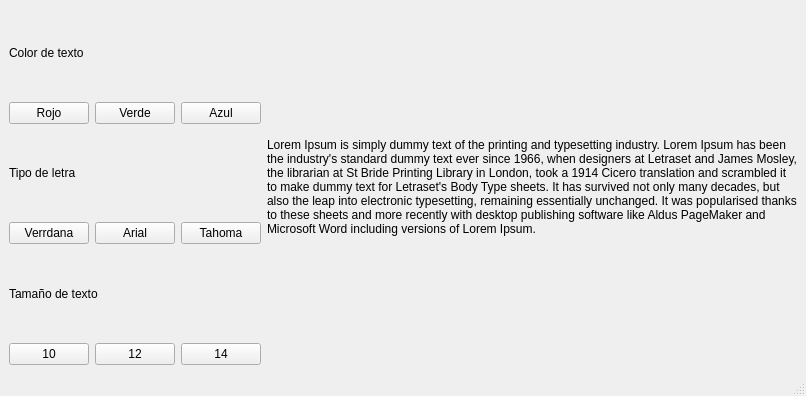
<?xml version="1.0" encoding="UTF-8"?>
<ui version="4.0">
 <class>MainWindow</class>
 <widget class="QMainWindow" name="MainWindow">
  <property name="geometry">
   <rect>
    <x>0</x>
    <y>0</y>
    <width>806</width>
    <height>396</height>
   </rect>
  </property>
  <property name="windowTitle">
   <string>MainWindow</string>
  </property>
  <widget class="QWidget" name="centralwidget">
   <layout class="QVBoxLayout" name="verticalLayout_2">
    <item>
     <layout class="QHBoxLayout" name="horizontalLayout_4">
      <item>
       <layout class="QVBoxLayout" name="verticalLayout">
        <item>
         <widget class="QLabel" name="label">
          <property name="text">
           <string>Color de texto</string>
          </property>
         </widget>
        </item>
        <item>
         <layout class="QHBoxLayout" name="horizontalLayout">
          <item>
           <widget class="QPushButton" name="pushButton">
            <property name="text">
             <string>Rojo</string>
            </property>
           </widget>
          </item>
          <item>
           <widget class="QPushButton" name="pushButton_4">
            <property name="text">
             <string>Verde</string>
            </property>
           </widget>
          </item>
          <item>
           <widget class="QPushButton" name="pushButton_5">
            <property name="text">
             <string>Azul</string>
            </property>
           </widget>
          </item>
         </layout>
        </item>
        <item>
         <widget class="QLabel" name="label_2">
          <property name="text">
           <string>Tipo de letra</string>
          </property>
         </widget>
        </item>
        <item>
         <layout class="QHBoxLayout" name="horizontalLayout_2">
          <item>
           <widget class="QPushButton" name="pushButton_2">
            <property name="text">
             <string>Verrdana</string>
            </property>
           </widget>
          </item>
          <item>
           <widget class="QPushButton" name="pushButton_6">
            <property name="text">
             <string>Arial</string>
            </property>
           </widget>
          </item>
          <item>
           <widget class="QPushButton" name="pushButton_7">
            <property name="text">
             <string>Tahoma</string>
            </property>
           </widget>
          </item>
         </layout>
        </item>
        <item>
         <widget class="QLabel" name="label_3">
          <property name="text">
           <string>Tamaño de texto</string>
          </property>
         </widget>
        </item>
        <item>
         <layout class="QHBoxLayout" name="horizontalLayout_3">
          <item>
           <widget class="QPushButton" name="pushButton_3">
            <property name="text">
             <string>10</string>
            </property>
           </widget>
          </item>
          <item>
           <widget class="QPushButton" name="pushButton_8">
            <property name="text">
             <string>12</string>
            </property>
           </widget>
          </item>
          <item>
           <widget class="QPushButton" name="pushButton_9">
            <property name="text">
             <string>14</string>
            </property>
           </widget>
          </item>
         </layout>
        </item>
       </layout>
      </item>
      <item>
       <widget class="QLabel" name="label_4">
        <property name="text">
         <string>Lorem Ipsum is simply dummy text of the printing and typesetting industry. Lorem Ipsum has been the industry's standard dummy text ever since 1966, when designers at Letraset and James Mosley, the librarian at St Bride Printing Library in London, took a 1914 Cicero translation and scrambled it to make dummy text for Letraset's Body Type sheets. It has survived not only many decades, but also the leap into electronic typesetting, remaining essentially unchanged. It was popularised thanks to these sheets and more recently with desktop publishing software like Aldus PageMaker and Microsoft Word including versions of Lorem Ipsum.</string>
        </property>
        <property name="scaledContents">
         <bool>false</bool>
        </property>
        <property name="wordWrap">
         <bool>true</bool>
        </property>
       </widget>
      </item>
     </layout>
    </item>
   </layout>
  </widget>
  <widget class="QMenuBar" name="menubar">
   <property name="geometry">
    <rect>
     <x>0</x>
     <y>0</y>
     <width>806</width>
     <height>22</height>
    </rect>
   </property>
  </widget>
  <widget class="QStatusBar" name="statusbar"/>
 </widget>
 <resources/>
 <connections/>
</ui>
